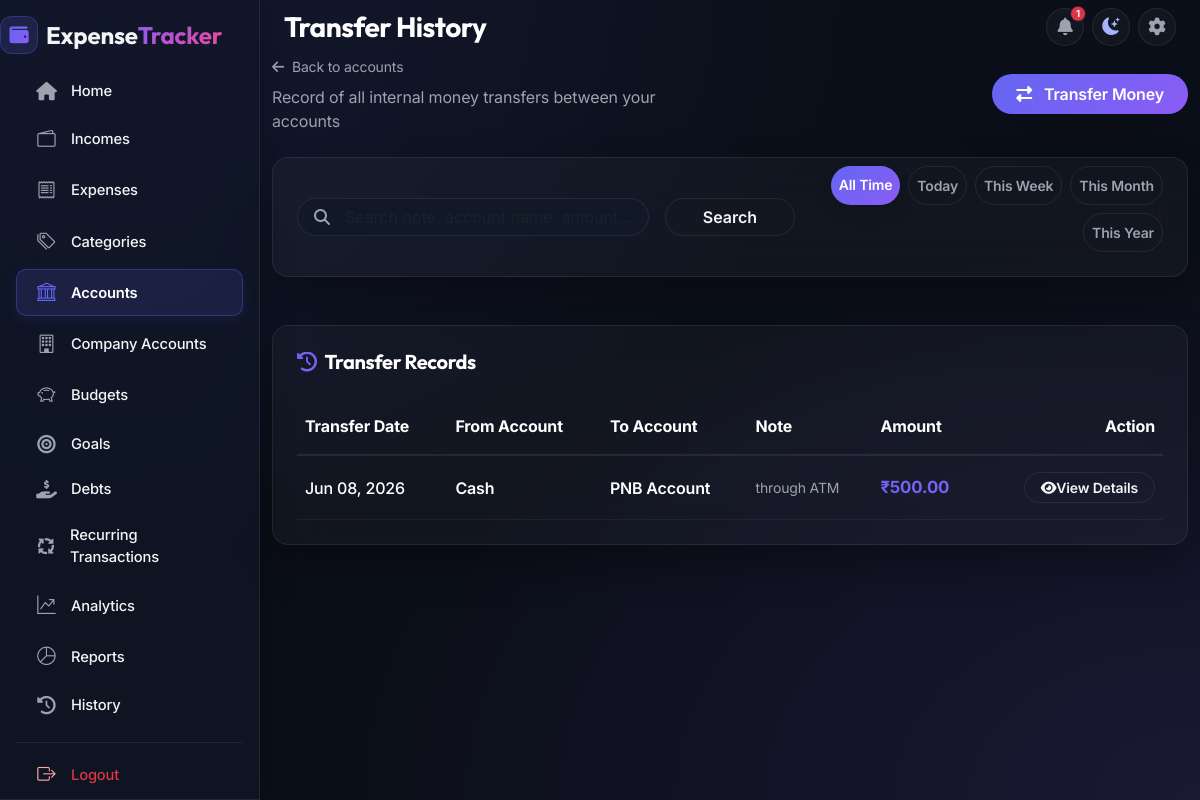
/accounts/manage/transfers/ (signed in), run on the app's committed database.
### accounts/models.py (models this page shows, shortened)
class AccountTransfer(models.Model):
    user = models.ForeignKey(User, on_delete=models.CASCADE, related_name='transfers')
    from_account = models.ForeignKey(Account, on_delete=models.CASCADE, related_name='outgoing_transfers')
    to_account = models.ForeignKey(Account, on_delete=models.CASCADE, related_name='incoming_transfers')
    amount = models.DecimalField(max_digits=12, decimal_places=2)
    transfer_date = models.DateField(default=timezone.localdate)
    note = models.TextField(blank=True, null=True)
    created_at = models.DateTimeField(auto_now_add=True)
    class Meta:
        ordering = ['-transfer_date', '-created_at']

class Account(models.Model):
    ACCOUNT_TYPES = [
        ('Cash', 'Cash'),
        ('Bank Account', 'Bank Account'),
        ('Wallet', 'Wallet'),
        ('Credit Card', 'Credit Card'),
        ('UPI', 'UPI'),
    ]
    user = models.ForeignKey(User, on_delete=models.CASCADE, related_name='financial_accounts')
    name = models.CharField(max_length=100)
    account_type = models.CharField(max_length=50, choices=ACCOUNT_TYPES)
    initial_balance = models.DecimalField(max_digits=12, decimal_places=2, default=Decimal('0.00'))
    minimum_balance = models.DecimalField(max_digits=12, decimal_places=2, default=Decimal('0.00'), blank=True)
    STATUS_CHOICES = [
        ('ACTIVE', 'Active'),
        ('INACTIVE', 'Inactive'),
        ('CLOSED', 'Closed'),
    ]
    status = models.CharField(max_length=20, choices=STATUS_CHOICES, default='ACTIVE')
    notes = models.TextField(blank=True, null=True)
    created_at = models.DateTimeField(auto_now_add=True)
    updated_at = models.DateTimeField(auto_now=True)
    class Meta:
        ordering = ['name']
    def __str__(self):
        return f"{self.name} ({self.account_type})"
    @property
    def current_balance(self):
        if hasattr(self, '_current_balance_cache'):
            return self._current_balance_cache
        if hasattr(self, '_total_income'):
            self._current_balance_cache = (
                Decimal(str(self.initial_balance)) +
                Decimal(str(self._total_income)) -
                Decimal(str(self._total_expense)) +
                Decimal(str(self._incoming_transfers)) -
                Decimal(str(self._outgoing_transfers))
            )
            return self._current_balance_cache
    @property
    def effective_minimum_balance(self):
        threshold = self.minimum_balance
        if not threshold or threshold <= 0:
            try:
                user = self.user
                settings = getattr(user, '_settings_cache', None) or getattr(user, 'settings', None)
                if settings:
                    if not hasattr(user, '_settings_cache'):
                        user._settings_cache = settings
                    threshold = settings.low_balance_default_minimum
                else:
                    threshold = Decimal('0.00')
            except Exception:
                threshold = Decimal('0.00')
        return threshold
    @property
    def is_below_minimum(self):
        if self.status == 'CLOSED':
            return False
        try:
            user = self.user
            settings = getattr(user, '_settings_cache', None) or getattr(user, 'settings', None)
            if settings:
                if not hasattr(user, '_settings_cache'):
                    user._settings_cache = settings
                show_alerts = settings.low_balance_alerts
            else:
                show_alerts = True
        except Exception:
            show_alerts = True
        if not show_alerts:
            return False
        threshold = self.effective_minimum_balance
        if threshold and threshold > 0:
            return self.current_balance <= threshold
        return False
    @property
    def shortage(self):
        threshold = self.effective_minimum_balance
        if threshold and threshold > 0 and self.current_balance <= threshold:
            return threshold - self.current_balance
        return Decimal('0.00')

### accounts/views.py (the view, shortened to what this page needs)
# urls.py: path('manage/transfers/', TransferListView.as_view(), name='transfer-list'),
class TransferListView(LoginRequiredMixin, ListView):
    model = AccountTransfer
    template_name = 'accounts/transfer_list.html'
    context_object_name = 'transfers'
    paginate_by = 10
    def get_queryset(self):
        queryset = AccountTransfer.objects.filter(user=self.request.user).select_related('from_account', 'to_account')
        q = self.request.GET.get('q', '').strip()
        period = self.request.GET.get('period', '').strip()
        today = timezone.localdate()
        if period == 'today':
            queryset = queryset.filter(transfer_date=today)
        elif period == 'week':
            start_week = today - datetime.timedelta(days=today.weekday())
            queryset = queryset.filter(transfer_date__gte=start_week, transfer_date__lte=today)
        elif period == 'month':
            queryset = queryset.filter(transfer_date__year=today.year, transfer_date__month=today.month)
        elif period == 'year':
            queryset = queryset.filter(transfer_date__year=today.year)
        return queryset
    def get_context_data(self, **kwargs):
        context = super().get_context_data(**kwargs)
        context['q'] = self.request.GET.get('q', '').strip()
        context['period'] = self.request.GET.get('period', '').strip()
        return context

### accounts/templates/accounts/transfer_list.html (shortened to what this page needs)
{% extends 'base.html' %}
{% block content %}
<div class="container py-4">
    <div class="row align-items-center mb-4">
        <div class="col-md-6">
            <a href="{% url 'account-list' %}" class="text-decoration-none text-muted-custom small mb-2 d-inline-block">
                <i class="fa-solid fa-arrow-left me-1"></i> Back to accounts
            </a>
            <p class="text-muted-custom mb-0">Record of all internal money transfers between your accounts</p>
        </div>
        <div class="col-md-6 text-md-end mt-3 mt-md-0">
            <a href="{% url 'account-transfer' %}"
                class="btn btn-primary-gradient px-4 py-2 rounded-pill fw-semibold shadow-lg">
                <i class="fa-solid fa-right-left me-2"></i> Transfer Money
            </a>
        </div>
    </div>
    <div class="card-hero p-4 rounded-4 text-white mb-5" style="background: rgba(255,255,255,0.03); border: 1px solid var(--glass-border);">
        <form method="get" class="row g-3 align-items-center">
            <div class="col-lg-5 col-md-6">
                <div class="input-group border-glass rounded-pill overflow-hidden bg-dark-custom">
                    <span class="input-group-text bg-transparent border-0 text-muted-custom ps-3">
                        <i class="fa-solid fa-magnifying-glass"></i>
                    </span>
                    <input type="text" name="q" value="{{ q }}"
                           class="form-control bg-transparent border-0 text-white py-2.5 ps-1"
                           placeholder="Search note, account name, amount...">
                </div>
            </div>
            <div class="col-lg-2 col-md-6">
                <button type="submit" class="btn btn-outline-custom w-100 rounded-pill py-2.5 fw-semibold">
                    Search
                </button>
            </div>
            <div class="col-lg-5 col-12 d-flex flex-wrap gap-2 justify-content-lg-end mt-3 mt-lg-0">
                <a href="?{% if q %}q={{ q }}&{% endif %}"
                   class="btn btn-sm rounded-pill px-3.5 py-2 fw-semibold {% if not period %}btn-primary-gradient text-white shadow{% else %}btn-outline-custom text-muted-custom{% endif %}">
                   All Time
                </a>
                <a href="?period=today{% if q %}&q={{ q }}{% endif %}"
                   class="btn btn-sm rounded-pill px-3.5 py-2 fw-semibold {% if period == 'today' %}btn-primary-gradient text-white shadow{% else %}btn-outline-custom text-muted-custom{% endif %}">
                   Today
                </a>
                <a href="?period=week{% if q %}&q={{ q }}{% endif %}"
                   class="btn btn-sm rounded-pill px-3.5 py-2 fw-semibold {% if period == 'week' %}btn-primary-gradient text-white shadow{% else %}btn-outline-custom text-muted-custom{% endif %}">
                   This Week
                </a>
                <a href="?period=month{% if q %}&q={{ q }}{% endif %}"
                   class="btn btn-sm rounded-pill px-3.5 py-2 fw-semibold {% if period == 'month' %}btn-primary-gradient text-white shadow{% else %}btn-outline-custom text-muted-custom{% endif %}">
                   This Month
                </a>
                <a href="?period=year{% if q %}&q={{ q }}{% endif %}"
                   class="btn btn-sm rounded-pill px-3.5 py-2 fw-semibold {% if period == 'year' %}btn-primary-gradient text-white shadow{% else %}btn-outline-custom text-muted-custom{% endif %}">
                   This Year
                </a>
            </div>
        </form>
    </div>
    <div class="card-hero p-4 rounded-4 text-white mb-5" style="background: rgba(255,255,255,0.03); border: 1px solid var(--glass-border);">
        <h5 class="fw-bold font-outfit mb-4"><i class="fa-solid fa-history me-2 text-gradient"></i>Transfer Records</h5>
        {% if transfers %}
        <div class="table-responsive">
            <table class="table table-dark table-hover align-middle mb-0" style="--bs-table-bg: transparent; --bs-table-border-color: var(--glass-border);">
                <thead>
                    <tr class="text-muted-custom" style="border-bottom: 2px solid var(--glass-border);">
                        <th class="py-3">Transfer Date</th>
                        <th class="py-3">From Account</th>
                        <th class="py-3">To Account</th>
                        <th class="py-3">Note</th>
                        <th class="py-3">Amount</th>
                        <th class="py-3 text-end">Action</th>
                    </tr>
                </thead>
                <tbody>
                    {% for t in transfers %}
                    <tr style="border-bottom: 1px solid rgba(255,255,255,0.05);">
                        <td class="py-3 fw-medium">{{ t.transfer_date|date:"M d, Y" }}</td>
                        <td class="py-3">
                            <a href="{% url 'account-detail' t.from_account.pk %}" class="text-decoration-none text-white fw-semibold hover-glow-link">
                                {{ t.from_account.name }}
                            </a>
                        </td>
                        <td class="py-3">
                            <a href="{% url 'account-detail' t.to_account.pk %}" class="text-decoration-none text-white fw-semibold hover-glow-link">
                                {{ t.to_account.name }}
                            </a>
                        </td>
                        <td class="py-3 text-muted-custom small">{{ t.note|default:"-"|truncatechars:40 }}</td>
                        <td class="py-3 fw-bold text-gradient" style="font-size:1.05rem;">
                            {{ currency_symbol }}{{ t.amount|floatformat:2 }}
                        </td>
                        <td class="py-3 text-end">
                            <a href="{% url 'transfer-detail' t.pk %}" class="btn btn-outline-custom btn-sm rounded-pill px-3 py-1.5 fw-semibold d-inline-flex align-items-center gap-1.5">
                                <i class="fa-solid fa-eye"></i> View Details
                            </a>
                        </td>
                    </tr>
                    {% endfor %}
                </tbody>
            </table>
        </div>
        {% endif %}
    </div>
</div>
{% endblock %}

### data on the page
AccountTransfer: transfer_date "Jun 08, 2026", from_account.name "Cash", to_account.name "PNB Account", note "through ATM", currency_symbol "₹", amount "500.00"

### other printed values
{{ total_alerts }} "1"
